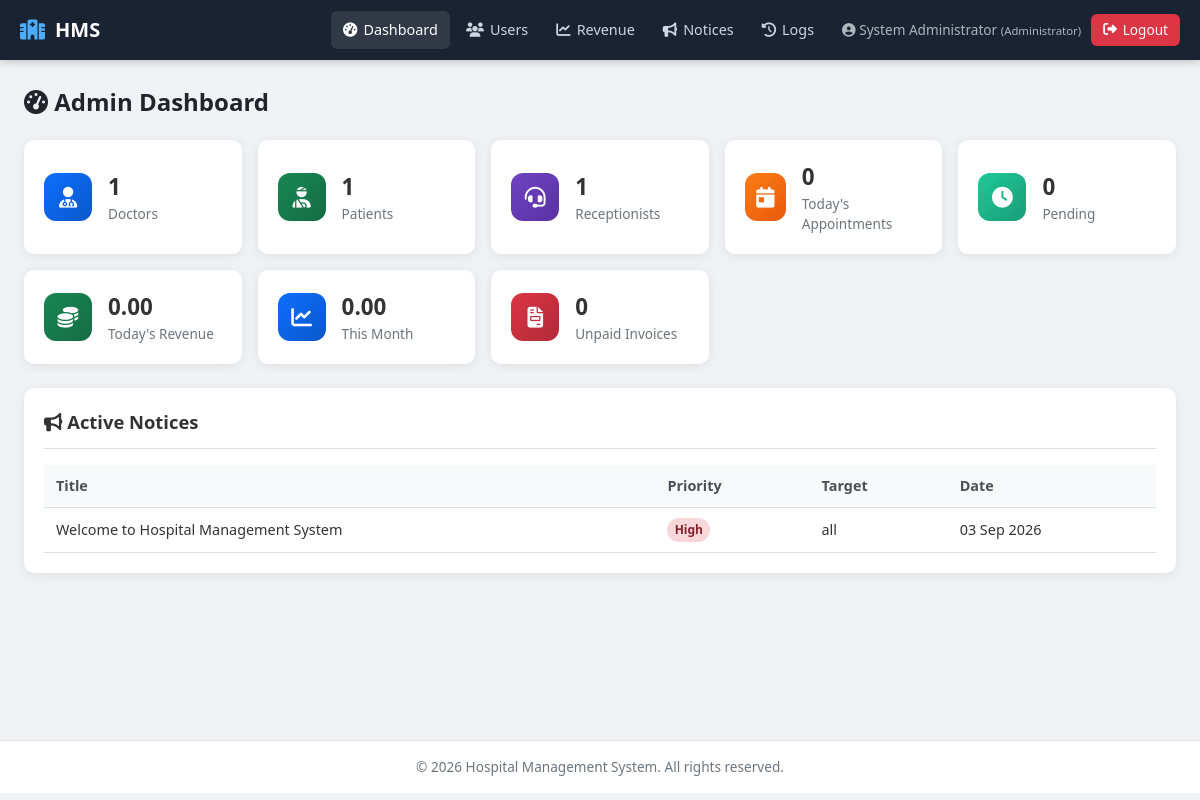
Screenshot of /index.php?page=admin_dashboard (signed in) with the database file from the repository.
### tables this page shows
CREATE TABLE IF NOT EXISTS notices (
    id INT AUTO_INCREMENT PRIMARY KEY,
    title VARCHAR(200) NOT NULL,
    content TEXT NOT NULL,
    target_role ENUM('all','admin','doctor','patient','receptionist') DEFAULT 'all',
    priority ENUM('low','medium','high') DEFAULT 'medium',
    is_active TINYINT(1) DEFAULT 1,
    created_by INT NOT NULL,
    expires_at DATE DEFAULT NULL,
    created_at TIMESTAMP DEFAULT CURRENT_TIMESTAMP,
    INDEX (target_role)
);

CREATE TABLE IF NOT EXISTS users (
    id INT AUTO_INCREMENT PRIMARY KEY,
    username VARCHAR(50) NOT NULL UNIQUE,
    email VARCHAR(100) NOT NULL UNIQUE,
    password VARCHAR(255) NOT NULL,
    full_name VARCHAR(100) NOT NULL,
    role ENUM('admin','doctor','patient','receptionist') NOT NULL,
    phone VARCHAR(20) DEFAULT NULL,
    address TEXT DEFAULT NULL,
    gender ENUM('male','female','other') DEFAULT NULL,
    date_of_birth DATE DEFAULT NULL,
    specialization VARCHAR(100) DEFAULT NULL,  
    status ENUM('active','inactive') DEFAULT 'active',
    created_at TIMESTAMP DEFAULT CURRENT_TIMESTAMP,
    updated_at TIMESTAMP DEFAULT CURRENT_TIMESTAMP ON UPDATE CURRENT_TIMESTAMP
);

### controllers/admin_controller.php (called while the page is built, shortened)
<?php
require_once __DIR__ . '/../helpers/helpers.php';
require_once __DIR__ . '/../models/admin_model.php';
require_once __DIR__ . '/../models/notice_model.php';
function admin_dashboard() {
    $stats = admin_dashboard_stats();
    $notices = notice_list('admin');
    require __DIR__ . '/../views/admin/dashboard.php';
}

### helpers/helpers.php (called while the page is built, shortened)
<?php
function is_logged_in() {
    return isset($_SESSION['user_id']) && !empty($_SESSION['user_id']);
}
function current_user() {
    return [
        'id'       => $_SESSION['user_id'],
        'username' => $_SESSION['username'] ?? '',
        'full_name'=> $_SESSION['full_name'] ?? '',
        'role'     => $_SESSION['role'] ?? '',
        'email'    => $_SESSION['email'] ?? ''
    ];
}
function e($string) {
    return htmlspecialchars($string ?? '', ENT_QUOTES, 'UTF-8');
}
function format_money($amount) {
    return number_format((float)$amount, 2);
}
function role_label($role) {
    $labels = [
        'admin' => 'Administrator',
        'doctor' => 'Doctor',
        'patient' => 'Patient',
        'receptionist' => 'Receptionist'
    ];
    return $labels[$role] ?? ucfirst($role);
}

### config/database.php (called while the page is built, shortened)
<?php
function get_db_connection() {
    static $conn = null;
    if ($conn === null) {
        $conn = mysqli_connect(DB_HOST, DB_USER, DB_PASS, DB_NAME);
        mysqli_set_charset($conn, 'utf8mb4');
    }
    return $conn;
}
function db_escape($value) {
    $conn = get_db_connection();
    return mysqli_real_escape_string($conn, trim($value));
}
function db_query($sql) {
    $conn = get_db_connection();
    $result = mysqli_query($conn, $sql);
    return $result;
}

### models/notice_model.php (called while the page is built, shortened)
<?php
require_once __DIR__ . '/../config/database.php';
function notice_list($role = 'all', $active_only = true) {
    $where = ["1=1"];
    if ($active_only) {
        $where[] = "n.is_active = 1";
        $where[] = "(n.expires_at IS NULL OR n.expires_at >= CURDATE())";
    }
    if ($role !== 'all') {
        $role = db_escape($role);
        $where[] = "(n.target_role = 'all' OR n.target_role = '$role')";
    }
    $where_sql = implode(' AND ', $where);
    $sql = "SELECT n.*, u.full_name AS author
            FROM notices n
            LEFT JOIN users u ON n.created_by = u.id
            WHERE $where_sql
            ORDER BY FIELD(n.priority,'high','medium','low'), n.created_at DESC";
    $result = db_query($sql);
    $rows = [];
    if ($result) {
        while ($row = mysqli_fetch_assoc($result)) {
            $rows[] = $row;
        }
    }
    return $rows;
}

### models/admin_model.php (called while the page is built, shortened)
<?php
require_once __DIR__ . '/../config/database.php';
function admin_dashboard_stats() {
    $stats = [];
    $r = db_query("SELECT COUNT(*) AS c FROM users WHERE role = 'doctor' AND status='active'");
    $stats['doctors'] = (int)mysqli_fetch_assoc($r)['c'];
    $r = db_query("SELECT COUNT(*) AS c FROM users WHERE role = 'patient' AND status='active'");
    $stats['patients'] = (int)mysqli_fetch_assoc($r)['c'];
    $r = db_query("SELECT COUNT(*) AS c FROM users WHERE role = 'receptionist' AND status='active'");
    $stats['receptionists'] = (int)mysqli_fetch_assoc($r)['c'];
    $r = db_query("SELECT COUNT(*) AS c FROM appointments WHERE appointment_date = CURDATE()");
    $stats['today_appointments'] = (int)mysqli_fetch_assoc($r)['c'];
    $r = db_query("SELECT COUNT(*) AS c FROM appointments WHERE status = 'pending'");
    $stats['pending_appointments'] = (int)mysqli_fetch_assoc($r)['c'];
    $r = db_query("SELECT COALESCE(SUM(amount),0) AS total FROM payments WHERE DATE(payment_date) = CURDATE()");
    $stats['today_revenue'] = (float)mysqli_fetch_assoc($r)['total'];
    $r = db_query("SELECT COALESCE(SUM(amount),0) AS total FROM payments WHERE MONTH(payment_date) = MONTH(CURDATE()) AND YEAR(payment_date) = YEAR(CURDATE())");
    $stats['month_revenue'] = (float)mysqli_fetch_assoc($r)['total'];
    $r = db_query("SELECT COUNT(*) AS c FROM invoices WHERE status = 'unpaid'");
    $stats['unpaid_invoices'] = (int)mysqli_fetch_assoc($r)['c'];
    return $stats;
}

### views/admin/dashboard.php (the view, shortened to what this page needs)
<?php
require __DIR__ . '/../partials/header.php';
require __DIR__ . '/../partials/navbar.php';
?>
<h1 class="page-title"><i class="fas fa-tachometer-alt"></i> Admin Dashboard</h1>
<div class="stats-grid">
    <div class="stat-card">
        <div class="stat-icon blue"><i class="fas fa-user-md"></i></div>
        <div class="stat-info"><h4><?= (int)$stats['doctors'] ?></h4><p>Doctors</p></div>
    </div>
    <div class="stat-card">
        <div class="stat-icon green"><i class="fas fa-user-injured"></i></div>
        <div class="stat-info"><h4><?= (int)$stats['patients'] ?></h4><p>Patients</p></div>
    </div>
    <div class="stat-card">
        <div class="stat-icon purple"><i class="fas fa-headset"></i></div>
        <div class="stat-info"><h4><?= (int)$stats['receptionists'] ?></h4><p>Receptionists</p></div>
    </div>
    <div class="stat-card">
        <div class="stat-icon orange"><i class="fas fa-calendar-day"></i></div>
        <div class="stat-info"><h4><?= (int)$stats['today_appointments'] ?></h4><p>Today's Appointments</p></div>
    </div>
    <div class="stat-card">
        <div class="stat-icon teal"><i class="fas fa-clock"></i></div>
        <div class="stat-info"><h4><?= (int)$stats['pending_appointments'] ?></h4><p>Pending</p></div>
    </div>
    <div class="stat-card">
        <div class="stat-icon green"><i class="fas fa-coins"></i></div>
        <div class="stat-info"><h4><?= format_money($stats['today_revenue']) ?></h4><p>Today's Revenue</p></div>
    </div>
    <div class="stat-card">
        <div class="stat-icon blue"><i class="fas fa-chart-line"></i></div>
        <div class="stat-info"><h4><?= format_money($stats['month_revenue']) ?></h4><p>This Month</p></div>
    </div>
    <div class="stat-card">
        <div class="stat-icon red"><i class="fas fa-file-invoice"></i></div>
        <div class="stat-info"><h4><?= (int)$stats['unpaid_invoices'] ?></h4><p>Unpaid Invoices</p></div>
    </div>
</div>
<div class="card">
    <div class="card-header"><h3><i class="fas fa-bullhorn"></i> Active Notices</h3></div>
    <?php if (empty($notices)): ?>
        <div class="empty-state"><i class="fas fa-inbox"></i><p>No active notices.</p></div>
    <?php else: ?>
        <div class="table-responsive">
            <table class="data-table">
                <thead><tr><th>Title</th><th>Priority</th><th>Target</th><th>Date</th></tr></thead>
                <tbody>
                <?php foreach ($notices as $n): ?>
                    <tr>
                        <td><?= e($n['title']) ?></td>
                        <td><span class="badge badge-<?= e($n['priority']) ?>"><?= e($n['priority']) ?></span></td>
                        <td><?= e($n['target_role']) ?></td>
                        <td><?= e(date('d M Y', strtotime($n['created_at']))) ?></td>
                    </tr>
                <?php endforeach; ?>
                </tbody>
            </table>
        </div>
    <?php endif; ?>
</div>
<?php require __DIR__ . '/../partials/footer.php'; ?>

### views/partials/navbar.php (shortened to what this page needs)
<?php
$user = current_user();
$role = $user['role'] ?? '';
$current_page = $_GET['page'] ?? '';
?>
<nav class="navbar">
    <div class="nav-brand">
        <i class="fas fa-hospital"></i>
        <span>HMS</span>
    </div>
    <ul class="nav-links" id="navLinks">
        <?php if ($role === 'admin'): ?>
            <li><a href="index.php?page=admin_dashboard" class="<?= $current_page==='admin_dashboard'?'active':'' ?>"><i class="fas fa-tachometer-alt"></i> Dashboard</a></li>
            <li><a href="index.php?page=admin_users" class="<?= $current_page==='admin_users'?'active':'' ?>"><i class="fas fa-users"></i> Users</a></li>
            <li><a href="index.php?page=admin_revenue" class="<?= $current_page==='admin_revenue'?'active':'' ?>"><i class="fas fa-chart-line"></i> Revenue</a></li>
            <li><a href="index.php?page=admin_notices" class="<?= $current_page==='admin_notices'?'active':'' ?>"><i class="fas fa-bullhorn"></i> Notices</a></li>
            <li><a href="index.php?page=admin_activity_logs" class="<?= $current_page==='admin_activity_logs'?'active':'' ?>"><i class="fas fa-history"></i> Logs</a></li>
        <?php endif; ?>
        <li class="nav-user">
            <span class="user-info"><i class="fas fa-user-circle"></i> <?= e($user['full_name'] ?? '') ?> <small>(<?= e(role_label($role)) ?>)</small></span>
            <a href="index.php?page=logout" class="btn-logout"><i class="fas fa-sign-out-alt"></i> Logout</a>
        </li>
    </ul>
</nav>
<main class="main-content">

### assets/css/style.css (style rules this page uses)
:root { --primary: #0d6efd; --primary-dark: #0a58ca; --secondary: #6c757d; --success: #198754; --danger: #dc3545; --warning: #ffc107; --info: #0dcaf0; --dark: #212529; --light: #f8f9fa; --border: #dee2e6; --sidebar: #1a2332; --card-shadow: 0 2px 12px rgba(0,0,0,0.08); --radius: 10px; }
* { box-sizing: border-box; margin: 0; padding: 0; }
body { font-family: 'Segoe UI', system-ui, -apple-system, sans-serif; background: #f0f2f5; color: #333; line-height: 1.5; min-height: 100vh; }
a { color: var(--primary); text-decoration: none; }
.navbar { background: var(--sidebar); color: #fff; display: flex; align-items: center; justify-content: space-between; padding: 0 1.25rem; height: 60px; position: sticky; top: 0; z-index: 100; box-shadow: 0 2px 8px rgba(0,0,0,0.2); }
.nav-brand { display: flex; align-items: center; gap: 10px; font-size: 1.25rem; font-weight: 700; }
.nav-brand i { color: #4dabf7; }
.nav-links { display: flex; list-style: none; align-items: center; gap: 4px; margin: 0; }
.nav-links a { color: #cdd5e0; padding: 8px 12px; border-radius: 6px; font-size: 0.9rem; display: flex; align-items: center; gap: 6px; text-decoration: none; transition: background 0.2s, color 0.2s; }
.nav-links a:hover, .nav-links a.active { background: rgba(255,255,255,0.1); color: #fff; text-decoration: none; }
.nav-user { margin-left: 12px; display: flex; align-items: center; gap: 10px; }
.user-info { font-size: 0.85rem; color: #adb5bd; }
.btn-logout { background: #dc3545; color: #fff !important; padding: 6px 12px !important; border-radius: 6px; font-size: 0.85rem !important; }
.main-content { padding: 1.5rem; max-width: 1400px; margin: 0 auto; min-height: calc(100vh - 120px); }
.card { background: #fff; border-radius: var(--radius); box-shadow: var(--card-shadow); padding: 1.25rem; margin-bottom: 1.25rem; }
.card-header { display: flex; justify-content: space-between; align-items: center; margin-bottom: 1rem; padding-bottom: 0.75rem; border-bottom: 1px solid var(--border); }
.card-header h2, .card-header h3 { margin: 0; font-size: 1.15rem; }
.page-title { font-size: 1.5rem; margin-bottom: 1.25rem; color: var(--dark); }
.stats-grid { display: grid; grid-template-columns: repeat(auto-fit, minmax(180px, 1fr)); gap: 1rem; margin-bottom: 1.5rem; }
.stat-card { background: #fff; border-radius: var(--radius); padding: 1.25rem; box-shadow: var(--card-shadow); display: flex; align-items: center; gap: 1rem; }
.stat-icon { width: 48px; height: 48px; border-radius: 12px; display: flex; align-items: center; justify-content: center; font-size: 1.3rem; color: #fff; }
.stat-icon.blue { background: linear-gradient(135deg, #0d6efd, #0a58ca); }
.stat-icon.green { background: linear-gradient(135deg, #198754, #146c43); }
.stat-icon.orange { background: linear-gradient(135deg, #fd7e14, #e8590c); }
.stat-icon.purple { background: linear-gradient(135deg, #6f42c1, #5a32a3); }
.stat-icon.red { background: linear-gradient(135deg, #dc3545, #b02a37); }
.stat-icon.teal { background: linear-gradient(135deg, #20c997, #199d76); }
.stat-info h4 { margin: 0; font-size: 1.4rem; font-weight: 700; }
.stat-info p { margin: 0; font-size: 0.85rem; color: #6c757d; }
.table-responsive { overflow-x: auto; }
table.data-table { width: 100%; border-collapse: collapse; font-size: 0.9rem; }
table.data-table th, table.data-table td { padding: 10px 12px; text-align: left; border-bottom: 1px solid var(--border); }
table.data-table th { background: #f8f9fa; font-weight: 600; color: #495057; white-space: nowrap; }
.badge { display: inline-block; padding: 0.25em 0.6em; font-size: 0.75rem; font-weight: 600; border-radius: 50px; text-transform: capitalize; }
.badge-high { background: #f8d7da; color: #842029; }

### rows the page displays
notices: users.full_name "System Administrator", title "Welcome to Hospital Management System", priority "High", target_role "all", created_at "03 Sep 2026"

### other values shown
role_label($role) "Administrator"
$stats['doctors'] "1"
$stats['patients'] "1"
$stats['receptionists'] "1"
$stats['today_appointments'] "0"
$stats['pending_appointments'] "0"
format_money($stats['today_revenue']) "0.00"
format_money($stats['month_revenue']) "0.00"
$stats['unpaid_invoices'] "0"
